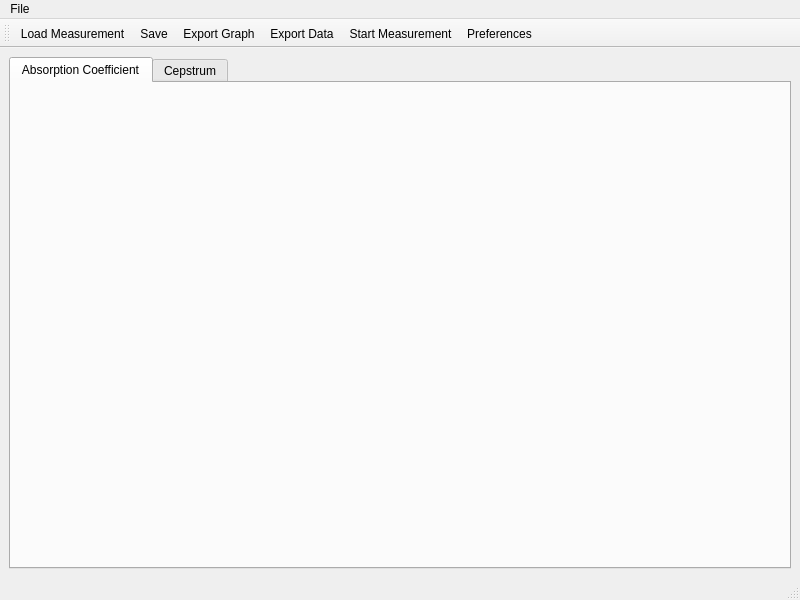
<?xml version="1.0" encoding="UTF-8"?>
<ui version="4.0">
 <class>RapidAlphaWindow</class>
 <widget class="QMainWindow" name="RapidAlphaWindow">
  <property name="geometry">
   <rect>
    <x>0</x>
    <y>0</y>
    <width>800</width>
    <height>600</height>
   </rect>
  </property>
  <property name="windowTitle">
   <string>Rapid Alpha</string>
  </property>
  <property name="windowIcon">
   <iconset resource="../Icons/icons.qrc">
    <normaloff>:/Icons/alpha.png</normaloff>:/Icons/alpha.png</iconset>
  </property>
  <property name="toolButtonStyle">
   <enum>Qt::ToolButtonTextUnderIcon</enum>
  </property>
  <property name="documentMode">
   <bool>false</bool>
  </property>
  <property name="dockOptions">
   <set>QMainWindow::AllowTabbedDocks|QMainWindow::AnimatedDocks</set>
  </property>
  <property name="unifiedTitleAndToolBarOnMac">
   <bool>true</bool>
  </property>
  <widget class="QWidget" name="centralwidget">
   <layout class="QHBoxLayout" name="horizontalLayout">
    <item>
     <widget class="QTabWidget" name="PlotTabs">
      <property name="currentIndex">
       <number>0</number>
      </property>
      <widget class="QWidget" name="tab">
       <attribute name="title">
        <string>Absorption Coefficient</string>
       </attribute>
       <layout class="QVBoxLayout" name="verticalLayout_2">
        <item>
         <widget class="MatplotlibWidget" name="AlphaPlot"/>
        </item>
       </layout>
      </widget>
      <widget class="QWidget" name="tab_2">
       <attribute name="title">
        <string>Cepstrum</string>
       </attribute>
       <layout class="QVBoxLayout" name="verticalLayout">
        <item>
         <widget class="MatplotlibWidget" name="CepstrumPlot"/>
        </item>
       </layout>
      </widget>
     </widget>
    </item>
   </layout>
  </widget>
  <widget class="QMenuBar" name="menubar">
   <property name="geometry">
    <rect>
     <x>0</x>
     <y>0</y>
     <width>800</width>
     <height>22</height>
    </rect>
   </property>
   <widget class="QMenu" name="menuFile">
    <property name="title">
     <string>File</string>
    </property>
    <addaction name="actionSave"/>
    <addaction name="separator"/>
    <addaction name="actionExport_Graph"/>
    <addaction name="actionExport_Data"/>
    <addaction name="separator"/>
    <addaction name="actionLoad_Measurement"/>
    <addaction name="separator"/>
    <addaction name="actionPreferences"/>
    <addaction name="actionSave_Preferences"/>
    <addaction name="actionLoad_Preferences"/>
    <addaction name="separator"/>
    <addaction name="actionExit"/>
   </widget>
   <addaction name="menuFile"/>
  </widget>
  <widget class="QStatusBar" name="statusbar"/>
  <widget class="QToolBar" name="toolBar">
   <property name="windowTitle">
    <string>toolBar</string>
   </property>
   <attribute name="toolBarArea">
    <enum>TopToolBarArea</enum>
   </attribute>
   <attribute name="toolBarBreak">
    <bool>false</bool>
   </attribute>
   <addaction name="actionLoad_Measurement"/>
   <addaction name="actionSave"/>
   <addaction name="actionExport_Graph"/>
   <addaction name="actionExport_Data"/>
   <addaction name="actionStart_Measurement"/>
   <addaction name="actionPreferences"/>
  </widget>
  <action name="actionSave">
   <property name="icon">
    <iconset resource="../Icons/icons.qrc">
     <normaloff>:/Icons/save.png</normaloff>:/Icons/save.png</iconset>
   </property>
   <property name="text">
    <string>Save</string>
   </property>
   <property name="toolTip">
    <string>Save Measurement</string>
   </property>
   <property name="shortcut">
    <string>Ctrl+S</string>
   </property>
  </action>
  <action name="actionExport_Graph">
   <property name="icon">
    <iconset resource="../Icons/icons.qrc">
     <normaloff>:/Icons/export_graph.png</normaloff>:/Icons/export_graph.png</iconset>
   </property>
   <property name="text">
    <string>Export Graph</string>
   </property>
   <property name="toolTip">
    <string>Export Graph</string>
   </property>
   <property name="shortcut">
    <string>Ctrl+Shift+S</string>
   </property>
  </action>
  <action name="actionExport_Data">
   <property name="icon">
    <iconset resource="../Icons/icons.qrc">
     <normaloff>:/Icons/export_data.png</normaloff>:/Icons/export_data.png</iconset>
   </property>
   <property name="text">
    <string>Export Data</string>
   </property>
   <property name="shortcut">
    <string>Ctrl+Shift+D</string>
   </property>
  </action>
  <action name="actionLoad_Measurement">
   <property name="icon">
    <iconset resource="../Icons/icons.qrc">
     <normaloff>:/Icons/open.png</normaloff>:/Icons/open.png</iconset>
   </property>
   <property name="text">
    <string>Load Measurement</string>
   </property>
   <property name="shortcut">
    <string>Ctrl+O</string>
   </property>
  </action>
  <action name="actionExit">
   <property name="text">
    <string>Exit</string>
   </property>
   <property name="shortcut">
    <string>Ctrl+Q</string>
   </property>
  </action>
  <action name="actionPreferences">
   <property name="icon">
    <iconset resource="../Icons/icons.qrc">
     <normaloff>:/Icons/preferences.png</normaloff>:/Icons/preferences.png</iconset>
   </property>
   <property name="text">
    <string>Preferences</string>
   </property>
   <property name="shortcut">
    <string>Ctrl+,</string>
   </property>
  </action>
  <action name="actionStart_Measurement">
   <property name="icon">
    <iconset resource="../Icons/icons.qrc">
     <normaloff>:/Icons/start.png</normaloff>:/Icons/start.png</iconset>
   </property>
   <property name="text">
    <string>Start Measurement</string>
   </property>
   <property name="shortcut">
    <string>Ctrl+M</string>
   </property>
  </action>
  <action name="actionSave_Preferences">
   <property name="text">
    <string>Save Preferences</string>
   </property>
  </action>
  <action name="actionLoad_Preferences">
   <property name="text">
    <string>Load Preferences</string>
   </property>
  </action>
 </widget>
 <customwidgets>
  <customwidget>
   <class>MatplotlibWidget</class>
   <extends>QWidget</extends>
   <header>matplotlibwidget</header>
  </customwidget>
 </customwidgets>
 <resources>
  <include location="../Icons/icons.qrc"/>
 </resources>
 <connections/>
</ui>
